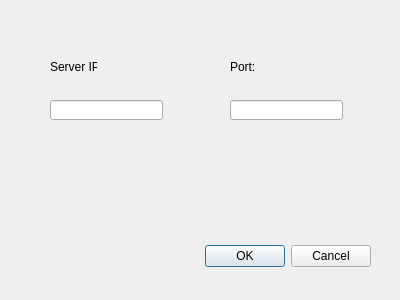
<?xml version="1.0" encoding="UTF-8"?>
<ui version="4.0">
 <class>setupServerDialog</class>
 <widget class="QDialog" name="setupServerDialog">
  <property name="geometry">
   <rect>
    <x>0</x>
    <y>0</y>
    <width>400</width>
    <height>300</height>
   </rect>
  </property>
  <property name="windowTitle">
   <string>Dialog</string>
  </property>
  <widget class="QDialogButtonBox" name="buttonBox">
   <property name="geometry">
    <rect>
     <x>30</x>
     <y>240</y>
     <width>341</width>
     <height>32</height>
    </rect>
   </property>
   <property name="orientation">
    <enum>Qt::Horizontal</enum>
   </property>
   <property name="standardButtons">
    <set>QDialogButtonBox::Cancel|QDialogButtonBox::Ok</set>
   </property>
  </widget>
  <widget class="QLabel" name="label">
   <property name="geometry">
    <rect>
     <x>50</x>
     <y>60</y>
     <width>47</width>
     <height>13</height>
    </rect>
   </property>
   <property name="text">
    <string>Server IP:</string>
   </property>
  </widget>
  <widget class="QLabel" name="label_2">
   <property name="geometry">
    <rect>
     <x>230</x>
     <y>60</y>
     <width>47</width>
     <height>13</height>
    </rect>
   </property>
   <property name="text">
    <string>Port:</string>
   </property>
  </widget>
  <widget class="QLineEdit" name="ServerIPlineEdit">
   <property name="geometry">
    <rect>
     <x>50</x>
     <y>100</y>
     <width>113</width>
     <height>20</height>
    </rect>
   </property>
  </widget>
  <widget class="QLineEdit" name="PortlineEdit_2">
   <property name="geometry">
    <rect>
     <x>230</x>
     <y>100</y>
     <width>113</width>
     <height>20</height>
    </rect>
   </property>
  </widget>
 </widget>
 <resources/>
 <connections>
  <connection>
   <sender>buttonBox</sender>
   <signal>accepted()</signal>
   <receiver>setupServerDialog</receiver>
   <slot>accept()</slot>
   <hints>
    <hint type="sourcelabel">
     <x>248</x>
     <y>254</y>
    </hint>
    <hint type="destinationlabel">
     <x>157</x>
     <y>274</y>
    </hint>
   </hints>
  </connection>
  <connection>
   <sender>buttonBox</sender>
   <signal>rejected()</signal>
   <receiver>setupServerDialog</receiver>
   <slot>reject()</slot>
   <hints>
    <hint type="sourcelabel">
     <x>316</x>
     <y>260</y>
    </hint>
    <hint type="destinationlabel">
     <x>286</x>
     <y>274</y>
    </hint>
   </hints>
  </connection>
 </connections>
</ui>
